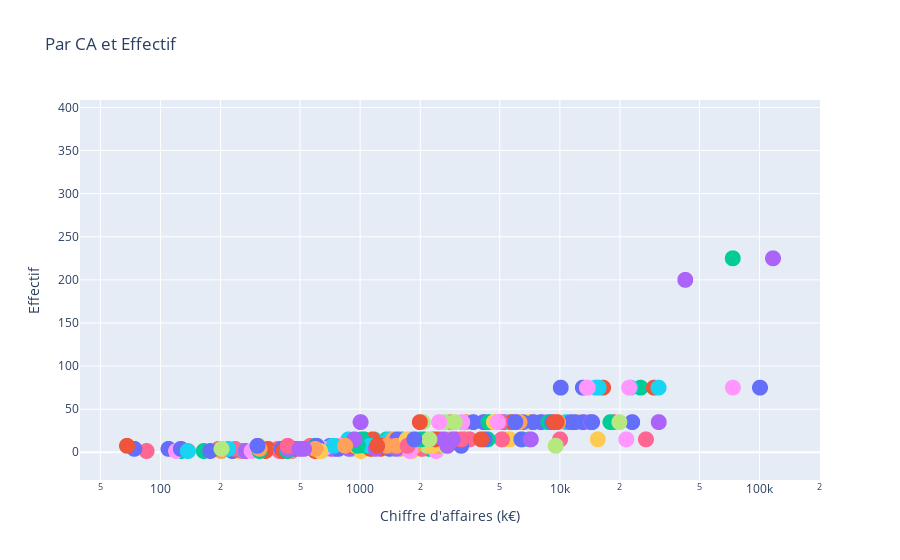

The code cell stored with this chart in its notebook:
### Code cell
import plotly.express as px

df = ts[['CA_average','effectif', 'denomination', "departement"]]

fig = px.scatter(df, text=df["denomination"], x=df["CA_average"], y=df["effectif"], 
                 title="Par CA et Effectif", 
                 hover_name="denomination", hover_data=["CA_average", "effectif"],
                color=df["departement"], log_x=True)
fig.update_traces(mode='markers', marker=dict(
        size=16,
        
        colorscale='Viridis', showscale=False),
                  hovertemplate = "%{text} <br>CA : %{x:6,.0f} </br> Effectif : %{y}")
fig.update_layout(
    xaxis={
        'title': "Chiffre d'affaires (k€)"},
    yaxis={'title':'Effectif'})
fig.update_layout(showlegend=False)

fig.show()
